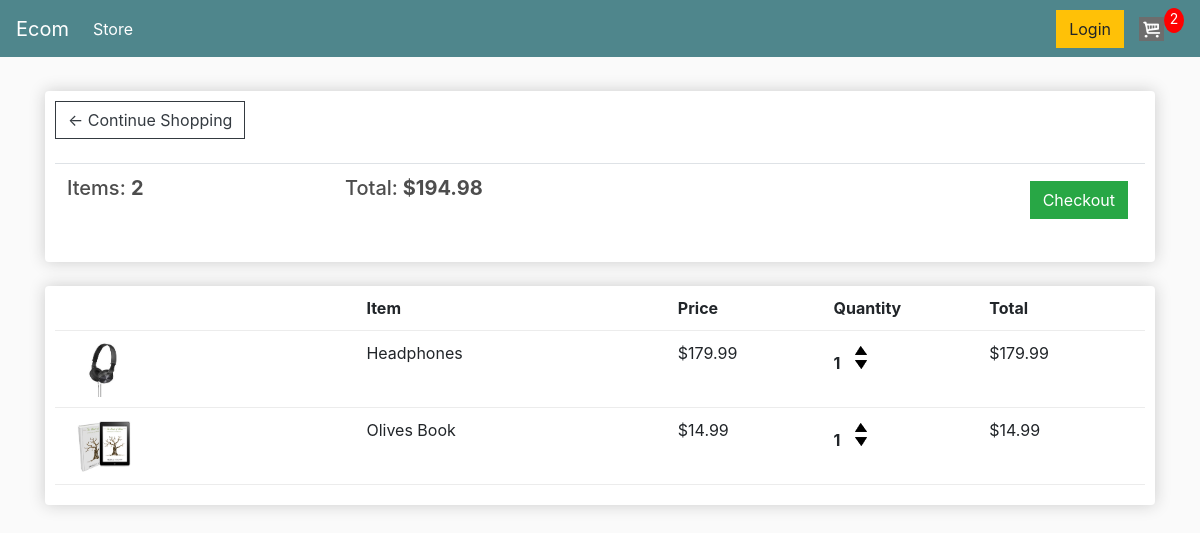
The app's page /cart/ (signed in) with its own data.
### store1/models.py (models this page shows, shortened)
class Order(models.Model):
	customer = models.ForeignKey(Customer, on_delete=models.SET_NULL, null=True, blank=True)
	date_ordered = models.DateTimeField(auto_now_add=True)
	complete = models.BooleanField(default=False)
	transaction_id = models.CharField(max_length=100, null=True)
	@property
	def get_cart_total(self):
		orderitems = self.orderitem_set.all()
		total = sum([item.get_total for item in orderitems])
		return total
	@property
	def get_cart_items(self):
		orderitems = self.orderitem_set.all()
		total = sum([item.quantity for item in orderitems])
		return total

class OrderItem(models.Model):
	product = models.ForeignKey(Product, on_delete=models.SET_NULL, null=True)
	order = models.ForeignKey(Order, on_delete=models.SET_NULL, null=True)
	quantity = models.IntegerField(default=0, null=True, blank=True)
	date_added = models.DateTimeField(auto_now_add=True)
	@property
	def get_total(self):
		total = self.product.price * self.quantity
		return total

class Product(models.Model):
	name = models.CharField(max_length=200)
	price = models.FloatField()
	digital = models.BooleanField(default=False,null=True, blank=True)
	image = models.ImageField(null=True, blank='True')
	@property
	def imageURL(self):
		try:
			url = self.image.url
		except:
			url = ''
		return url

### store1/views.py (the view)
# urls.py: path('cart/', views.cart, name="cart"),
def cart(request):
    data = cartData(request)
    cartItems = data['cartItems']
    order = data['order']
    items = data['items']
    context = {'items': items, 'order':order, 'cartItems':cartItems}
    return render(request, 'store/cart.html', context)

### store1/utils.py (called while the page is built)
def cartData(request):
	if request.user.is_authenticated:
		customer = request.user.customer
		order, created = Order.objects.get_or_create(customer=customer, complete=False)
		items = order.orderitem_set.all()
		cartItems = order.get_cart_items
	else:
		cookieData = cookieCart(request)
		cartItems = cookieData['cartItems']
		order = cookieData['order']
		items = cookieData['items']
	return {'cartItems':cartItems ,'order':order, 'items':items}

### store1/templates/store/cart.html
{% extends 'store/main.html' %}
{% load static %}
{% block content %}
	<div class="row">
		<div class="col-lg-12">
			<div class="box-element">
				<a  class="btn btn-outline-dark" href="{% url 'store' %}">&#x2190; Continue Shopping</a>
				<br>
				<br>
				<table class="table">
					<tr>
						<th><h5>Items: <strong>{{order.get_cart_items}}</strong></h5></th>
						<th><h5>Total:<strong> ${{order.get_cart_total|floatformat:2}}</strong></h5></th>
						<th>
							<a  style="float:right; margin:5px;" class="btn btn-success" href="{% url 'checkout' %}">Checkout</a>
						</th>
					</tr>
				</table>
			</div>
			<br>
			<div class="box-element">
				<div class="cart-row">
					<div style="flex:2"></div>
					<div style="flex:2"><strong>Item</strong></div>
					<div style="flex:1"><strong>Price</strong></div>
					<div style="flex:1"><strong>Quantity</strong></div>
					<div style="flex:1"><strong>Total</strong></div>
				</div>
				{% for item in items %}
				<div class="cart-row">
					<div style="flex:2"><img class="row-image" src="{{item.product.imageURL}}"></div>
					<div style="flex:2"><p>{{item.product.name}}</p></div>
					<div style="flex:1"><p>${{item.product.price|floatformat:2}}</p></div>
					<div style="flex:1">
						<p class="quantity">{{item.quantity}}</p>
						<div class="quantity">
							<img data-product="{{item.product.id}}" data-action="add" class="chg-quantity update-cart" src="{% static  'images/arrow-up.png' %}">
							<img data-product="{{item.product.id}}" data-action="remove" class="chg-quantity update-cart" src="{% static  'images/arrow-down.png' %}">
						</div>
					</div>
					<div style="flex:1"><p>${{item.get_total|floatformat:2}}</p></div>
				</div>
				{% endfor %}
			</div>
		</div>
	</div>
{% endblock content %}

### store1/templates/store/main.html (shortened to what this page needs)
<!DOCTYPE html>
{% load static %}
<html>
<head>
	<link rel="stylesheet" href="https://stackpath.bootstrapcdn.com/bootstrap/4.4.1/css/bootstrap.min.css">
	<link rel="stylesheet" type="text/css" href="{% static 'css/main.css' %}">
</head>
<body>
	<nav class="navbar navbar-expand-lg navbar-dark bg-dark">
	  <a class="navbar-brand" href="{% url 'store' %}">Ecom</a>
	  <div class="collapse navbar-collapse" id="navbarSupportedContent">
	    <ul class="navbar-nav mr-auto">
	      <li class="nav-item active">
	        <a class="nav-link" href="{% url 'store' %}">Store <span class="sr-only">(current)</span></a>
	      </li>
	    </ul>
	    <div class="form-inline my-2 my-lg-0">
	     	<a href="#"class="btn btn-warning">Login</a>
	     	<a href="{% url 'cart' %}">
	    		<img  id="cart-icon" src="{% static 'images/cart.png' %}">
	    	</a>
	    	<p id="cart-total">{{cartItems}}</p>
	    </div>
	  </div>
	</nav>
     <div class="container">
            <br>
            {% block content %}
            {% endblock content %}
         </div>
</body>
</html>

### static/css/main.css (style rules this page uses)
body { background-color: hsl(0, 0%, 98%); }
h1,h2,h3,h4,h5,h6 { color:hsl(0, 0%, 30%); }
.box-element { box-shadow:hsl(0, 0%, 80%) 0 0 16px; background-color: #fff; border-radius: 4px; padding: 10px; }
.bg-dark { background-color: #4f868c!important; }
#cart-icon { width:25px; display: inline-block; margin-left: 15px; }
#cart-total { display: block; text-align: center; color:#fff; background-color: red; width: 20px; height: 25px; border-radius: 50%; font-size: 14px; }
.col-lg-4, .col-lg-6, .col-lg-8, .col-lg-12 { margin-top: 10px; }
.btn { border-radius: 0; }
.row-image { width: 100px; }
.cart-row { display: flex; align-items: flex-stretch; padding-bottom: 10px; margin-bottom: 10px; border-bottom: 1px solid #ececec; }
.quantity { display: inline-block; font-weight: 700; padding-right:10px; }
.chg-quantity { width: 12px; cursor: pointer; display: block; margin-top: 5px; transition:.1s; }

### records on screen
Order: get_cart_items "2", get_cart_total "194.98"
OrderItem: product.imageURL (picture), product.name "Headphones", product.price "179.99", quantity "1", get_total "179.99"
OrderItem: product.imageURL (picture), product.name "Olives Book", product.price "14.99", quantity "1", get_total "14.99"

### other values on screen
{{ cartItems }} "2"
